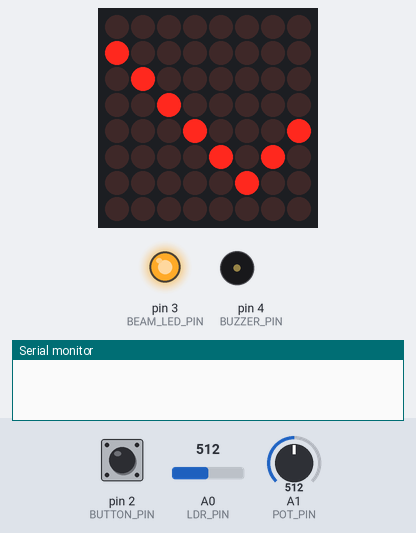
A sketch run on a simulated Arduino Uno, built with avr-gcc and run on an emulated ATmega328P. On the bench: 8×8 LED matrix, output pins drawn as LEDs (lit = HIGH), buzzer (waves = sounding), the last lines printed to the serial monitor. Inputs (shaded band) come from the test bench; at power-on: A1 (POT_PIN) = 512, pin 2 (BUTTON_PIN) HIGH, A0 (LDR_PIN) = 512.

Above: at 1.2 s.
1.3 s: A1 (POT_PIN) set to 529
At 1.7 s:
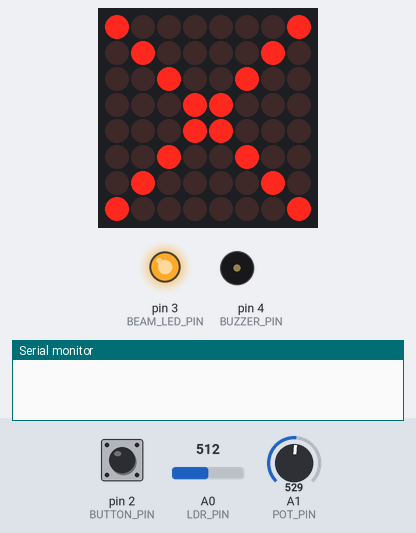
2.8 s: pin 2 (BUTTON_PIN) pulled LOW for 0.15 s
At 3.9 s:
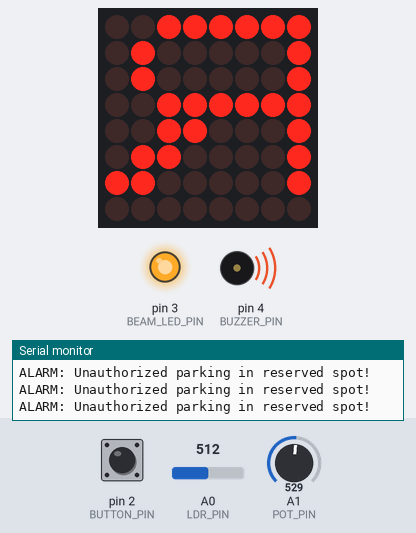
4.5 s: A0 (LDR_PIN) set to 543
6.0 s: pin 2 (BUTTON_PIN) pulled LOW for 1 s
At 7.4 s:
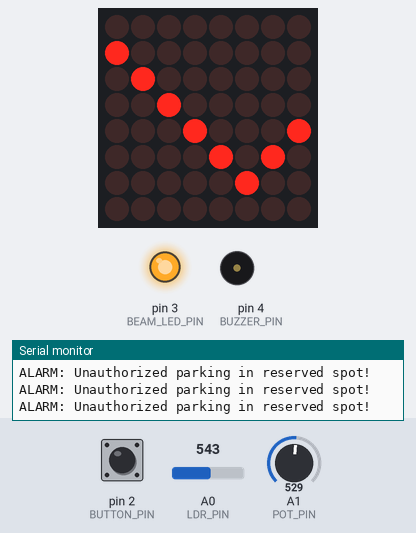
8.5 s: pin 2 (BUTTON_PIN) pulled LOW for 3.2 s
At 9.8 s:
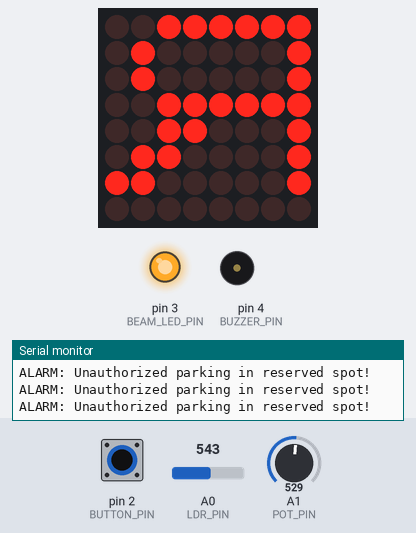
13.2 s: A0 (LDR_PIN) set to 511
At 13.5 s:
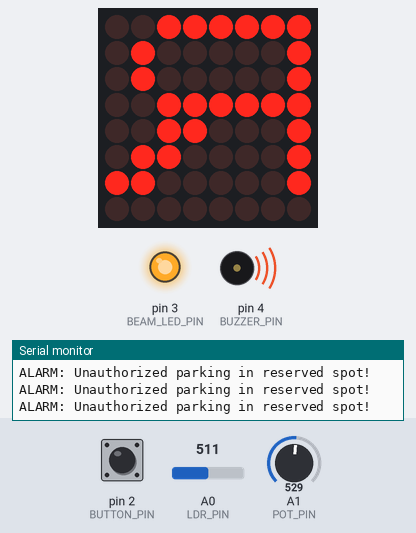
Timing chart, 0 to 17.2 s (numbered marks = the images above; inputs shaded):
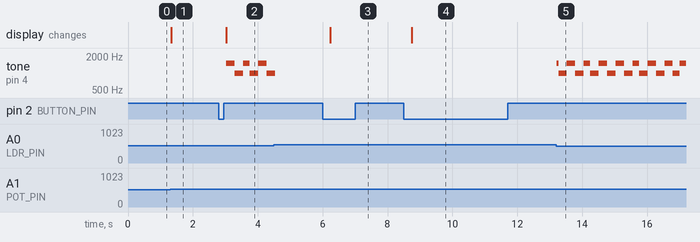

The sketch:

with_button.ino
```cpp
#include <LedControl.h>

// Pin Definitions
const int LDR_PIN = A0;
const int POT_PIN = A1;
const int BEAM_LED_PIN = 3;
const int BUTTON_PIN = 2;
const int BUZZER_PIN = 4;

// LED Matrix Pins (DIN, CLK, CS, Number of displays)
LedControl lc = LedControl(12, 11, 10, 1);

// Custom 8x8 Pixel Art Patterns (Bitmaps)
byte vacantIcon[8] = {
  B00000000, B10000000, B01000000, B00100000,
  B00010001, B00001010, B00000100, B00000000
};// Checkmark symbol

byte occupiedIcon[8] = {
  B10000001, B01000010, B00100100, B00011000,
  B00011000, B00100100, B01000010, B10000001
}; // "X" symbol

byte reservedIcon[8] = {
  B00111111, B01000001, B01000001, B00111111,
  B00110001, B01100001, B11000001, B00000000
}; // "R" symbol

// System States
bool isReserved = false;
int lastButtonState = HIGH;

void setup() {
  pinMode(BEAM_LED_PIN, OUTPUT);
  pinMode(BUZZER_PIN, OUTPUT);
  pinMode(BUTTON_PIN, INPUT_PULLUP);

  digitalWrite(BEAM_LED_PIN, HIGH);   // Constant light beam source

  lc.shutdown(0, false);              // Wake up the display
  lc.setIntensity(0, 4);              // Brightness (0-15)
  lc.clearDisplay(0);

  Serial.begin(9600);
}

void loop() {
  // 1. Check button for manual reserve toggle
  int currentButtonState = digitalRead(BUTTON_PIN);

  if (lastButtonState == HIGH && currentButtonState == LOW) {
    isReserved = !isReserved;
    delay(200);                       // Debounce
    noTone(BUZZER_PIN);
  }
  lastButtonState = currentButtonState;

  // 2. Read environment sensors
  int ldrValue = analogRead(LDR_PIN);
  int threshold = analogRead(POT_PIN);

  // 3. Compare sensor reading to potentiometer threshold
  bool carIsPresent = (ldrValue < threshold);

  // 4. Decision tree
  if (isReserved) {
    drawPattern(reservedIcon);

    if (carIsPresent) {
      Serial.println("ALARM: Unauthorized parking in reserved spot!");

      // Alternating two-tone siren, switching every 250 ms
      if ((millis() / 250) % 2 == 0) {
        tone(BUZZER_PIN, 1500);
      } else {
        tone(BUZZER_PIN, 1000);
      }
    } else {
      noTone(BUZZER_PIN);             // Reserved but clear
    }

  } else if (carIsPresent) {
    drawPattern(occupiedIcon);        // Legally parked
    noTone(BUZZER_PIN);

  } else {
    drawPattern(vacantIcon);          // Empty and available
    noTone(BUZZER_PIN);
  }

  delay(50);
}

// Helper: render an 8-row bitmap on the matrix
void drawPattern(byte patternArray[]) {
  for (int rowIndex = 0; rowIndex < 8; rowIndex++) {
    lc.setRow(0, rowIndex, patternArray[rowIndex]);
  }
}
```

Measured:
- the behaviour switches between 512 and 513 on A1 (POT_PIN) (found by bisection; images 0 and 1)
- after the input at 1.3 s, the display: changes at once (image 1)
- after the input at 2.8 s, tone on pin 4 (BUZZER_PIN): alternates 1500 Hz for 0.26 s and 1000 Hz for 0.26 s, starting after 0.23 s; the display: changes after 0.23 s (image 2)
- after the input at 6.0 s, the display: changes after 0.23 s (image 3)
- after the input at 8.5 s, the display: changes after 0.24 s (image 4)
- after the input at 13.2 s, tone on pin 4 (BUZZER_PIN): silent → 1500 Hz at once, then repeats every 1.5 s: 1000 Hz 0.26 s, 1500 Hz 0.26 s, 1000 Hz 0.26 s, 1500 Hz 0.21 s, 1000 Hz 0.26 s, 1500 Hz 0.26 s
